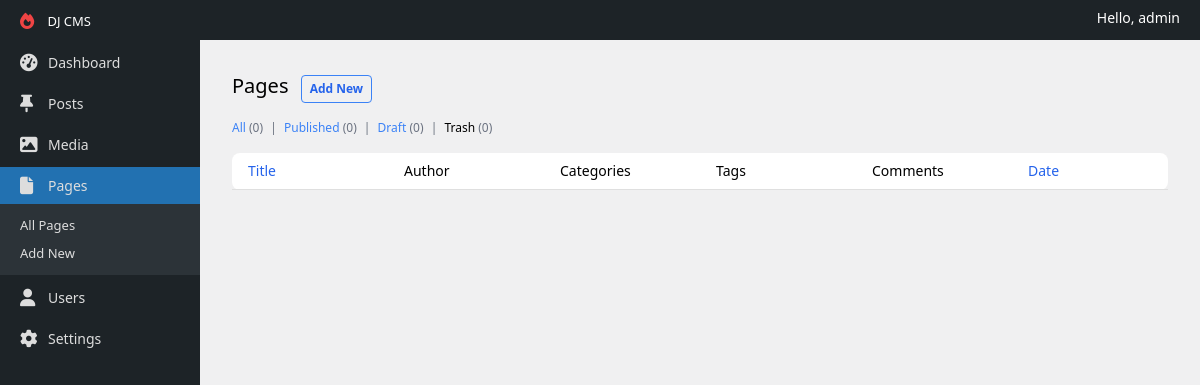
/page/edit/ (signed in), run on an earlier commit of the app's database.
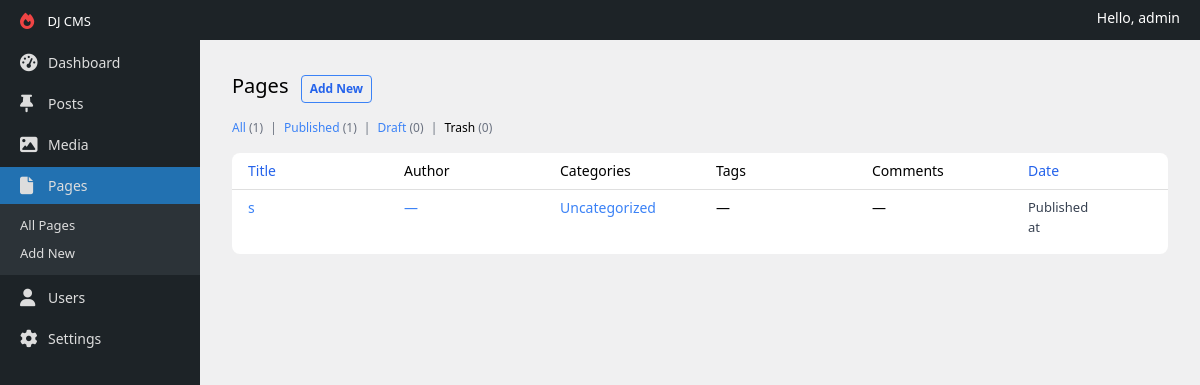
And on a later commit of the database.
### apps/accounts/models.py (models this page shows)
class User(AbstractUser):
    class Roles(models.TextChoices):
        AUTHOR = 'author'
        EDITOR = 'editor'
    role = models.CharField(max_length=60, choices=Roles.choices, null=True, blank=True)

### apps/content/models.py (models this page shows)
class StatusMixin(models.Model):
    is_draft = models.BooleanField(default=True)
    is_trash = models.BooleanField(default=False)
    class Meta:
        abstract = True

class Page(SeoMeta, StatusMixin):
    title = models.CharField(max_length=200)
    author = models.ForeignKey(to=get_user_model(), null=True, blank=True, on_delete=models.DO_NOTHING)
    slug = models.SlugField(blank=True, unique=True)

### apps/dashboard/views.py (the view)
# urls.py: path('page/edit/', AllPagesView.as_view(), name='edit_page_select'),
class AllPagesView(AllContentView):
    model_class: Type[Model] = Page
    title: str = 'Pages'
    def content_context(self) -> AllContentViewContext:
        return AllContentViewContext(
            new_content_url=reverse('new_page'),
            edit_content_select=reverse('edit_page_select'),
            reverse_content_edit_name='edit_page'
        )

### apps/content/utils/contents.py (called while the page is built)
    def get_all_posts(self) -> QuerySet:
        if self.user.is_superuser:
            return self.model_class.objects.filter(is_trash=False)
        return self.model_class.objects.filter(author=self.user, is_trash=False)

    def get_posts_queryset(self, post_status: str) -> Union[QuerySet, None]:
        status_methods = {
            'all': self.get_all_posts,
            'published': self.get_published_posts,
            'draft': self.get_draft_posts,
            'trash': self.get_trash_posts
        }
        posts = status_methods.get(post_status, None)
        if posts:
            return posts()
        return None

    def posts_count_by_status(self) -> dict:
        queryset = self.model_class.objects
        if not self.user.is_superuser:
            queryset = queryset.filter(author=self.user)
        return {
            'all_posts_count': queryset.count(),
            'published_posts_count': queryset.filter(is_draft=False, is_trash=False).count(),
            'draft_posts_count': queryset.filter(is_draft=True, is_trash=False).count(),
            'trash_posts_count': queryset.filter(is_trash=True).count()
        }

### apps/dashboard/permissions.py (called while the page is built)
    def dispatch(self, request, *args, **kwargs):
        if not self.has_permission(request):
            return self.handle_no_permission()
        return super().dispatch(request, *args, **kwargs)

    def has_permission(self, request) -> bool:
        if request.user.is_superuser:
            return True
        return request.user.is_authenticated and request.user.role in self.allowed_roles

### apps/dashboard/templatetags/utils.py (called while the page is built)
@register.simple_tag(takes_context=True)
def should_expand_menu(context, menu_name) -> bool:
    current_url_name = context.request.resolver_match.url_name
    sub_menus = sidebar_menus.get(menu_name)
    if sub_menus:
        for sub_menu in sub_menus:
            if sub_menu == current_url_name:
                return True
    return False

### apps/dashboard/views.py (called while the page is built)
    def get_queryset(self) -> QuerySet:
        post_status = self.request.GET.get('post_status', 'all')
        if not self.model_class:
            raise Exception('Please provide compatible model class')
        self.content_query = ContentQuery(self.model_class, self.request.user)
        queryset = self.content_query.get_posts_queryset(post_status)
        if queryset is None:
            raise Http404()
        return queryset.order_by('-pk')

### templates/all-posts.html (shortened to what this page needs)
{% extends 'layouts/default.html' %}
{% block content %}
    <div class="p-8">
        <div>
            <h1 class="inline-block text-xl">{{ title }}</h1>
            <a href="{{ new_content_url }}"
               class="inline-block border rounded border-blue-500 px-2 py-1 mx-2 text-[12px] text-blue-600 font-semibold">Add
                New
            </a>
        </div>
        <div class="text-[12px] mt-4">
            <a href="{{ edit_content_select }}" class="text-blue-500">
                All <span class="text-gray-500">({{ all_posts_count }})</span>
            </a>
            <span class="mx-1 text-gray-500">|</span>
            <a href="{{ edit_content_select }}?post_status=published" class="text-blue-500">
                Published <span class="text-gray-500">({{ published_posts_count }})</span>
            </a>
            <span class="mx-1 text-gray-500">|</span>
            <a href="{{ edit_content_select }}?post_status=draft" class="text-blue-500">
                Draft <span class="text-gray-500">({{ draft_posts_count }})</span>
            </a>
            <span class="mx-1 text-gray-500">|</span>
            <a href="{{ edit_content_select }}?post_status=trash" class="text-black font-medium">
                Trash <span class="text-gray-500">({{ trash_posts_count }})</span>
            </a>
        </div>
        <table class="w-full bg-white rounded-lg mt-4">
            <thead class="border-b border-[#dfdfdf]">
            <tr class="text-sm">
                <th class="font-normal text-blue-600 py-2 text-start px-4">Title</th>
                <th class="font-normal w-1/6 text-start px-4 hidden sm:table-cell">Author</th>
                <th class="font-normal w-1/6 text-start px-4 hidden md:table-cell">Categories</th>
                <th class="font-normal w-1/6 text-start px-4 hidden md:table-cell">Tags</th>
                <th class="font-normal w-1/6 text-start px-4 hidden lg:table-cell">Comments</th>
                <th class="font-normal text-blue-600 py-2 w-1/6 text-start px-4 hidden lg:table-cell">Date</th>
            </tr>
            </thead>
            <tbody>
            {% for post in page_obj %}
                <tr class="group">
                    <td class="px-4 align-top text-sm py-2">
                        <a href="{% url reverse_content_edit_name post.pk %}" class="block text-blue-500">
                            {{ post.title }} {% if post.is_draft %} — Draft{% endif %}
                        </a>
                    </td>
                    <td class="px-4 align-top text-sm w-1/6 py-2 hidden sm:table-cell">
                        <a href="#" class="text-blue-500">
                            {% if post.author %}
                                {{ post.author }}
                            {% else %}
                                —
                            {% endif %}
                        </a>
                    </td>
                    <td class="px-4 align-top text-sm w-1/6 py-2 hidden md:table-cell">
                        <a href="#" class="text-blue-500">Uncategorized</a>
                    </td>
                    <td class="px-4 align-top text-sm w-1/6 py-2 hidden md:table-cell">
                        —
                    </td>
                    <td class="px-4 align-top text-sm w-1/6 py-2 hidden lg:table-cell">
                        —
                    </td>
                    <td class="px-4 align-top text-[13px] text-gray-700 w-1/6 py-2 hidden lg:table-cell">
                        <span class="block">
                            {% if post.is_draft %}
                                Last Modified
                            {% else %}
                                Published
                            {% endif %}
                        </span>
                        <span class="block">{{ post.created_at|date:"Y/m/d" }} at {{ post.created_at|date:"h:m a" }}</span>
                    </td>
                </tr>
            {% endfor %}
            </tbody>
        </table>
    </div>
{% endblock %}

### templates/layouts/default.html (shortened to what this page needs)
{% load static %}
<!DOCTYPE html>
<html lang="en">
<head>
    <link rel="stylesheet" href="{% static 'css/main.css' %}">
    <link rel="stylesheet" href="https://cdnjs.cloudflare.com/ajax/libs/font-awesome/6.4.0/css/all.min.css"
/>
</head>
<body>
<div class="grid grid-rows-[auto_1fr] h-screen">
    <header class="bg-[#1d2327] text-white px-[20px] py-2 flex justify-between">
        <div>
            <a href="{% url 'dashboard' %}" class="mr-auto text-[13px]">
                DJ CMS
            </a>
        </div>
        <span class="text-sm">
            Hello, {{ request.user }}
        </span>
    </header>
    <div class="grid grid-cols-[200px_1fr] h-full">
        {% include 'components/sidebar.html' %}
        <main class="overflow-y-auto">
            {% block content %}
            {% endblock %}
        </main>
    </div>
</div>
</body>
</html>

### templates/components/sidebar.html (shortened to what this page needs)
{% load utils %}
<aside class="bg-[#1d2327] text-white h-full overflow-y-auto">
    <ul class="text-[13px] text-[#dddddd]">
        <li class="my-1">
            {% should_expand_menu 'dashboard' as expand_dashboard %}
            <a href="{% url 'dashboard' %}"
               class="px-4 py-2 border-l-4 border-transparent block text-[14px] {% if expand_dashboard %}bg-[#2271b1]{% else %}hover:border-blue-500{% endif %}">
                Dashboard
            </a>
        </li>
        <li>
            {% should_expand_menu 'posts' as expand_post %}
            <a href="{% url 'edit_post_select' %}"
               class="px-4 py-2 border-l-4 border-transparent block text-[14px] {% if expand_post %}bg-[#2271b1]{% else %}hover:border-blue-500{% endif %}">
                Posts
            </a>
        </li>
        <li class="my-1">
            {% should_expand_menu 'media' as expand_media %}
            <a href="{% url 'media' %}"
               class="px-4 py-2 border-l-4 border-transparent hover:border-blue-500 block text-[14px] {% if expand_media %}bg-[#2271b1]{% else %}hover:border-blue-500{% endif %}">
                Media
            </a>
        </li>
        <li>
            {% should_expand_menu 'pages' as expand_page %}
            <a href="{% url 'edit_page_select' %}"
               class="px-4 py-2 border-l-4 border-transparent block text-[14px] {% if expand_page %}bg-[#2271b1]{% else %}hover:border-blue-500{% endif %}">
                Pages
            </a>
            {% if expand_page %}
                <ul class="bg-[#2c3338] py-2">
                    <li class="px-4 py-1 border-l-4 border-transparent hover:border-blue-500">
                        <a href="{% url 'edit_page_select' %}" class="block">All Pages</a>
                    </li>
                    <li class="px-4 py-1 border-l-4 border-transparent  hover:border-blue-500">
                        <a href="{% url 'new_page' %}" class="block">Add New</a>
                    </li>
                </ul>
            {% endif %}
        </li>
        <li>
                <span class="px-4 py-2 my-1 border-l-4 border-transparent hover:border-blue-500 block text-[14px]">
                    Users
                </span>
        </li>
        <li>
                <span class="px-4 py-2 my-1 border-l-4 border-transparent hover:border-blue-500 block text-[14px]">
                    Settings
                </span>
        </li>
    </ul>
</aside>

### public/css/main.css (style rules this page uses)
html { line-height: 1.5; -webkit-text-size-adjust: 100%; -moz-tab-size: 4; -o-tab-size: 4; tab-size: 4; font-family: ui-sans-serif, system-ui, -apple-system, BlinkMacSystemFont, "Segoe UI", Roboto, "Helvetica Neue", Arial, "Noto Sans", sans-serif, "Apple Color Emoji", "Segoe UI Emoji", "Segoe UI Symbol", "Noto Color Emoji"; font-feature-settings: normal; font-variation-settings: normal; }
body { margin: 0; line-height: inherit; }
h1, h2, h3, h4, h5, h6 { font-size: inherit; font-weight: inherit; }
a { color: inherit; text-decoration: inherit; }
table { text-indent: 0; border-color: inherit; border-collapse: collapse; }
blockquote, dl, dd, h1, h2, h3, h4, h5, h6, hr, figure, p, pre { margin: 0; }
ol, ul, menu { list-style: none; margin: 0; padding: 0; }
html { background-color: #f0f0f1; }
.mx-2 { margin-left: 0.5rem; margin-right: 0.5rem; }
.my-1 { margin-top: 0.25rem; margin-bottom: 0.25rem; }
.mx-1 { margin-left: 0.25rem; margin-right: 0.25rem; }
.mr-auto { margin-right: auto; }
.mt-4 { margin-top: 1rem; }
.block { display: block; }
.inline-block { display: inline-block; }
.flex { display: flex; }
.grid { display: grid; }
.hidden { display: none; }
.h-full { height: 100%; }
.h-screen { height: 100vh; }
.w-1\/6 { width: 16.666667%; }
.w-full { width: 100%; }
.grid-cols-\[200px_1fr\] { grid-template-columns: 200px 1fr; }
.grid-rows-\[auto_1fr\] { grid-template-rows: auto 1fr; }
.justify-between { justify-content: space-between; }
.overflow-y-auto { overflow-y: auto; }
.rounded { border-radius: 0.25rem; }
.rounded-lg { border-radius: 0.5rem; }
.border { border-width: 1px; }
.border-b { border-bottom-width: 1px; }
.border-l-4 { border-left-width: 4px; }
.border-\[\#dfdfdf\] { --tw-border-opacity: 1; border-color: rgb(223 223 223 / var(--tw-border-opacity)); }
.border-blue-500 { --tw-border-opacity: 1; border-color: rgb(59 130 246 / var(--tw-border-opacity)); }
.border-transparent { border-color: transparent; }
.bg-\[\#1d2327\] { --tw-bg-opacity: 1; background-color: rgb(29 35 39 / var(--tw-bg-opacity)); }
.bg-\[\#2271b1\] { --tw-bg-opacity: 1; background-color: rgb(34 113 177 / var(--tw-bg-opacity)); }
.bg-\[\#2c3338\] { --tw-bg-opacity: 1; background-color: rgb(44 51 56 / var(--tw-bg-opacity)); }
.bg-white { --tw-bg-opacity: 1; background-color: rgb(255 255 255 / var(--tw-bg-opacity)); }
.p-8 { padding: 2rem; }
.px-2 { padding-left: 0.5rem; padding-right: 0.5rem; }
.px-4 { padding-left: 1rem; padding-right: 1rem; }
.px-\[20px\] { padding-left: 20px; padding-right: 20px; }
.py-1 { padding-top: 0.25rem; padding-bottom: 0.25rem; }
.py-2 { padding-top: 0.5rem; padding-bottom: 0.5rem; }
.text-start { text-align: start; }
.align-top { vertical-align: top; }
.text-\[12px\] { font-size: 12px; }
.text-\[13px\] { font-size: 13px; }
.text-\[14px\] { font-size: 14px; }
.text-sm { font-size: 0.875rem; line-height: 1.25rem; }
.text-xl { font-size: 1.25rem; line-height: 1.75rem; }
.font-medium { font-weight: 500; }
.font-normal { font-weight: 400; }
.font-semibold { font-weight: 600; }
.text-\[\#dddddd\] { --tw-text-opacity: 1; color: rgb(221 221 221 / var(--tw-text-opacity)); }
.text-blue-500 { --tw-text-opacity: 1; color: rgb(59 130 246 / var(--tw-text-opacity)); }
.text-blue-600 { --tw-text-opacity: 1; color: rgb(37 99 235 / var(--tw-text-opacity)); }
.text-gray-500 { --tw-text-opacity: 1; color: rgb(107 114 128 / var(--tw-text-opacity)); }
.text-gray-700 { --tw-text-opacity: 1; color: rgb(55 65 81 / var(--tw-text-opacity)); }
.text-white { --tw-text-opacity: 1; color: rgb(255 255 255 / var(--tw-text-opacity)); }
.text-black { --tw-text-opacity: 1; color: rgb(0 0 0 / var(--tw-text-opacity)); }
@media (min-width: 640px) { .sm\:table-cell { display: table-cell; } }
@media (min-width: 768px) { .md\:table-cell { display: table-cell; } }
@media (min-width: 1024px) { .lg\:table-cell { display: table-cell; } }

What changed in the data, as far as the page shows it:
added Page: title "s", is_draft "Published"
Also different on the page:
{{ all_posts_count }}: "0" → "1"
{{ published_posts_count }}: "0" → "1"
